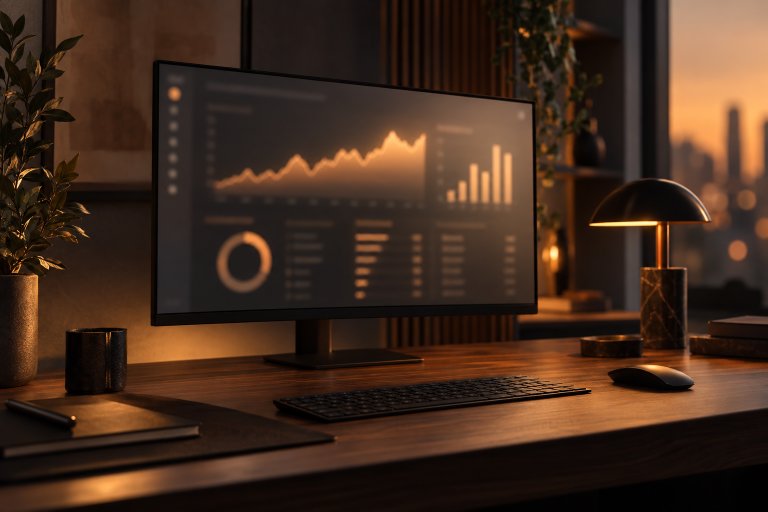
#> input picture products/artwork/pdf/band-dashboard.png, 1536 x 1024 px, given in place of band-dashboard.png.png, which was not available (shown at 1/2 size)
$ python -i build_pdfs.py   (imports and definitions only)
#> lines starting #> are read from the running program, lines starting #| are printed output that depends on the picture; pictures that were not available may be replaced by others from this repository, and a replacement may not be noted
"""Builds the two product PDFs. Run from anywhere: python products/build_pdfs.py"""
import os
from PIL import Image, ImageDraw
from reportlab.lib.pagesizes import letter
from reportlab.lib.units import inch
from reportlab.lib import colors
from reportlab.lib.styles import ParagraphStyle
from reportlab.lib.utils import simpleSplit
from reportlab.pdfbase import pdfmetrics
from reportlab.pdfbase.ttfonts import TTFont
from reportlab.platypus import SimpleDocTemplate, Paragraph, Spacer, Table, TableStyle, PageBreak, KeepTogether, Flowable

R = os.path.dirname(os.path.abspath(__file__))
ART = os.path.join(R, "artwork", "pdf")
# [1 line not run here, left out]
BRAND = "22nd Century Marketing  ·  Roemer AI Solutions"

# ---------- fonts (Avenir Next from the system TTC) ----------
AV = "/System/Library/Fonts/Avenir Next.ttc"
# [7 lines not run here, left out]

# [1 line that did not run here, left out]
# [1 line that did not run here, left out]
# [1 line that did not run here, left out]

def st(name, **kw):
    base = dict(fontName="Av", fontSize=10.5, leading=15.5, textColor=INK, spaceAfter=6)
    base.update(kw); return ParagraphStyle(name, **base)
# [18 lines that did not run here, left out]
def P(t, s="body"): return Paragraph(t, S[s])
def B(items): return [Paragraph(i, S["bullet"], bulletText="•") for i in items]
def hr():
    t = Table([[""]], colWidths=[CW], rowHeights=[1]); t.setStyle(TableStyle([("LINEBELOW", (0, 0), (-1, -1), 0.6, LINE)])); return t

# [45 lines left out: functions tbl, checklist, fillin, callout, mistakes, stats, not called in this run]

# ---------- images ----------
def derive_band(name, h_px=520):
    """Center-crop a 1536x1024 render to a wide band and burn a left-to-right dark gradient so text reads on it."""
#> called with name = 'artwork/pdf/band-dashboard.png', h_px = 520
    out = os.path.join(TMP, f"{name}-band.jpg")
    if os.path.exists(out): return out
    im = Image.open(os.path.join(ART, f"{name}.png")).convert("RGB"); w, h = im.size
#> in derive_band, im is the input picture: PIL image 1536x1024 RGB; mean R, G, B 67.2, 44.1, 29.8
    top = (h - h_px) // 2; im = im.crop((0, top, w, top + h_px))
#> after `im = im.crop((0, top, w, top + h_px))`:
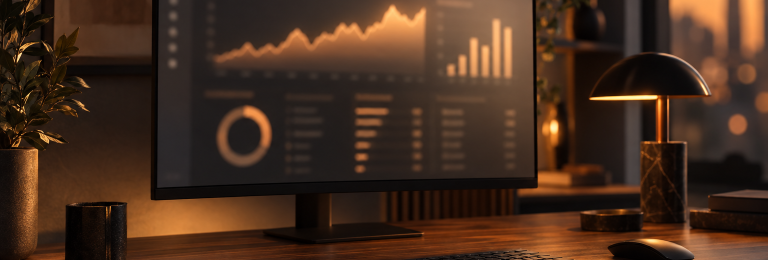
#> im: PIL image 1536x520 RGB (shown at 1/2 size); mean R, G, B 70.6, 45.7, 30.2
    grad = Image.new("L", (w, 1))
    for x in range(w): grad.putpixel((x, 0), int(max(0, 215 - x / w * 300)))
    grad = grad.resize((w, h_px)); dark = Image.new("RGB", (w, h_px), (16, 13, 11)); im = Image.composite(dark, im, grad)
#> after `grad = grad.resize((w, h_px))`:
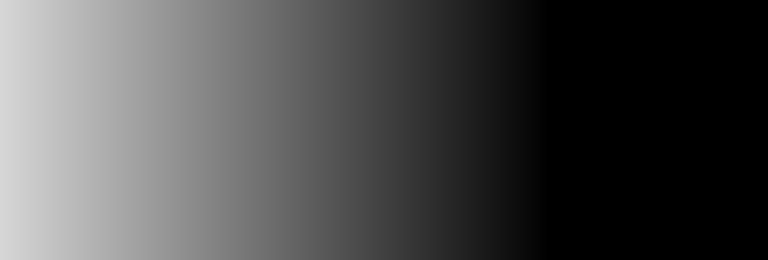
#> grad: PIL image 1536x520 L (shown at 1/2 size); min 0, max 215, mean 76.8
#> after `dark = Image.new('RGB', (w, h_px), (16, 13, 11))`:
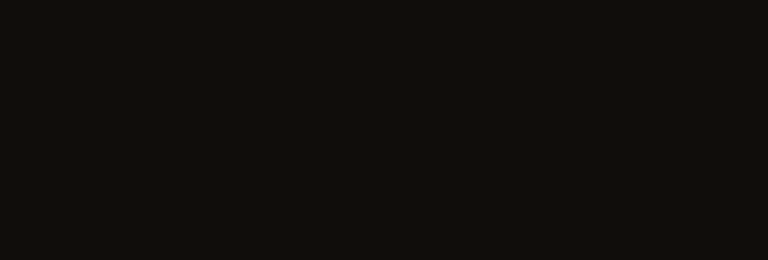
#> dark: PIL image 1536x520 RGB (shown at 1/2 size); mean R, G, B 16, 13, 11
#> after `im = Image.composite(dark, im, grad)`:
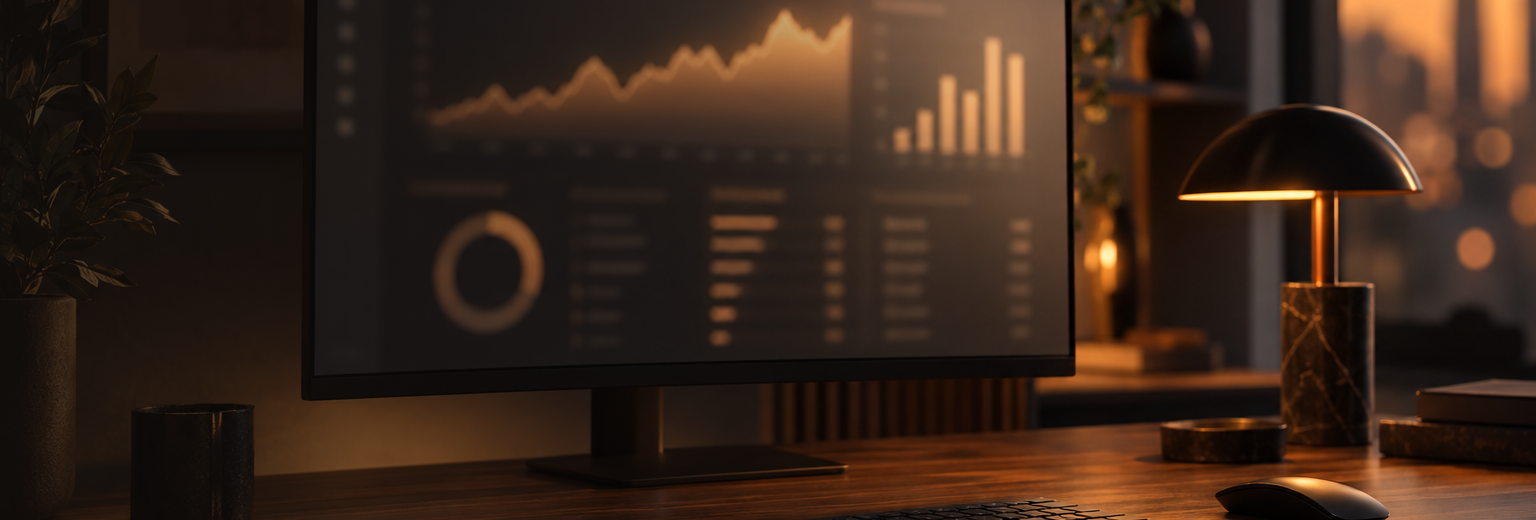
#> im: PIL image 1536x520 RGB; mean R, G, B 56.5, 37.4, 25.7
    im.save(out, quality=86); return out

# [9 lines left out: function derive_cover, not called in this run]

# [10 lines that did not run here, left out]

def section(band, kicker, title): return [Band(derive_band(band), kicker, title), Spacer(1, 10)]

# ---------- page furniture ----------
# [36 lines left out: functions cover_page, footer, back_page, not called in this run]

class BackPage(Flowable):
    def __init__(self, lines): Flowable.__init__(self); self.lines = lines
    def wrap(self, aw, ah): return 0, 0
    def draw(self):
        c = self.canv; ax, ay = c.absolutePosition(0, 0)
        c.saveState(); c.translate(-ax, -ay); back_page(c, None, self.lines); c.restoreState()

# [4 lines left out: function build, not called in this run]

# ---------- content ----------
SALARY = [["Role", "Low", "Medium", "High"], ["Graphic designer", "$55K", "$70K", "$85K"], ["Ad script writer", "$65K", "$83K", "$100K"], ["Copywriter", "$65K", "$80K", "$95K"], ["Video editor", "$65K", "$83K", "$100K"], ["Video producer / videographer", "$75K", "$98K", "$120K"], ["CMO", "$170K", "$250K", "$420K"], ["Media buyer", "$62K", "$83K", "$105K"], ["<b>Total base payroll</b>", "<b>$557K</b>", "<b>$746K</b>", "<b>$1.025M</b>"]]
LOADED = [["Cost level", "Base payroll", "Benefits + employer costs (~43%)", "Total annual cost"], ["Low", "$557,000", "$239,000", "$796,000"], ["Medium", "$746,000", "$320,000", "<b>$1,066,000</b>"], ["High", "$1,025,000", "$439,000", "$1,464,000"]]
KICKOFF_Q = ["When someone becomes a new customer, what are they worth on the first sale?", "Do they come back? Over a year, what's a good customer worth?", "Of that first sale, roughly how much do you keep after direct costs? (gross margin)", "How many new customers a month could you actually handle right now? Where does it break?", "When a lead comes in (form or call), who answers? How fast? What happens at 6 p.m. or on a Saturday?", "Hours, and the area you actually serve?", "What are you offering right now to get someone in the door?", "Have you run ads before? What happened, what did you spend, do you still have the accounts?"]
ACCESS = ["Meta Business Manager, Facebook Page, Instagram, ad account", "Google Ads (or note one must be created)", "Website URL and who controls it", "Logo and brand assets", "Photos and video of the real business, staff, work", "Where the best reviews live"]
BREAKEVEN = [["Gross margin", "Break-even ROAS"], ["25%", "4.0"], ["30%", "3.33"], ["35%", "2.86"], ["40%", "2.5"], ["50%", "2.0"], ["60%", "1.67"], ["70%", "1.43"], ["80%", "1.25"]]
METRICS = [["Metric", "What it is"], ["CPM", "Cost per 1,000 impressions. The price of attention."], ["CTR", "Click-through rate. Whether the ad is compelling."], ["CPC", "Cost per click."], ["CPL", "Cost per lead. Usually your headline number."], ["CVR", "Conversion rate: of those who clicked or saw the form, the share who became a lead."], ["ROAS", "Return on ad spend: revenue divided by spend. 3.0 means $3 back per $1."], ["Hook rate", "3-second video views divided by impressions. ~25% average, 30%+ strong, 40%+ elite, under ~20% the first frame is being scrolled past."], ["Lead", "A person who gave contact info asking to hear from the business. Not a customer."]]
NICHE = [["Niche", "Starter offer", "Meta CPL (2025)", "Google CPC / CPL (2026)", "Usually goes wrong"],
         ["Dentist", "$79 exam + X-rays + cleaning", "~$76.71", "~$8.00 / ~$72.97", "High CPL scares the owner; anchor on lifetime value"],
         ["Med spa", "First Botox visit $9/unit; free consult + $100 credit", "~$51", "~$6.17 / ~$67.36", "Policy flags on skin claims"],
         ["HVAC", "Free estimate + $89 tune-up", "~$41.26", "~$8.33 / ~$90.92", "Seasonal swings; don't over-scale"],
         ["Roofer", "Free inspection + drone report", "~$41.26", "~$8.33 / ~$90.92", "Lead quality; use Higher Intent form"],
         ["Restaurant", "Free appetizer with two entrees", "~$3.16", "~$2.05 / ~$30.57", "Cheap leads not tied to revenue; track redemptions"],
         ["Gym", "7-day trial + free PT session", "~$52.98", "~$6.17-7.17 / ~$54.60-67.36", "Trials that never convert"],
         ["Law firm", "Free case review; no fee unless we win", "~$18.17", "~$9.87 / ~$131.63", "Google is expensive and strict; lean on Meta"],
         ["Real estate", "Free instant home valuation", "~$16.61", "~$3.22 / ~$102.51", "Long time-to-close; set nurture expectations"],
         ["Auto repair", "Free brake inspection; $49 oil change", "track your own", "~$4.35 / ~$29.96", "Low-margin offers need the counter upsell"]]
COPYCHECK = ["Leads with the customer's problem or dream, not the company name", "Follows PAS (Problem, Agitate, Solve) or AIDA: a hook, a reason to care, a clear ask", "Talks about <i>them</i>, not <i>us</i>", "Specific, not vague (\"$79 exam\", \"booked in 48 hours\")", "Has proof: a number, a guarantee, a real review", "The CTA matches what actually happens next", "Nothing that violates platform policy or the brief's hard rules", "Offer in the ad = offer on the instant form = first words of the callback"]
PRELAUNCH = ["Pixel healthy on the dashboard", "Running in the business's own accounts, on their payment method", "Offer in the ad = instant form = callback script", "At least 3-4 distinct creatives approved (several hooks, two formats, image + video)", "Google RSA: full headline coverage, minimal pinning, call + location assets on", "Goal mode: set-budget (move to scale once CPL holds)", "Starting daily budget defensible from customer value and margin", "Review level set: first weeks, see every action before it happens", "Someone ready to call leads back in minutes, with after-hours coverage", "Everything paused; nothing has spent yet"]
SETUP = ["Workspace created (one per brand or client)", "Meta connected: Business Manager, Page, Instagram, ad account", "Google Ads connected", "Brand kit built (logo, colors, assets from kickoff)", "Pixel / tracking healthy on the dashboard", "Payment method is the business's, in the business's accounts", "Slack (or approval channel) connected if you'll use it"]
KICKOFF_PROMPT = """You are the chief marketing officer for a local business that is about to run Meta and Google ads. Before recommending anything, interview me to fill in this kickoff worksheet, a few questions at a time, defining any term the first time you use it:
- customer value on the first sale, and over a year
- gross margin on that first sale
- monthly capacity for new customers, and where it breaks
- who answers a new lead, how fast, and what happens after hours
- hours and service area
- the current offer
- past ad history and account access
Then compute: break-even ROAS (1 divided by gross margin), maximum affordable cost per lead (customer value x close rate x margin, stating the close rate you assumed), and a starting daily budget worked back from value and capacity (floor about $50-$100/day for most local lead gen). Finish with the filled-in worksheet, those three numbers, and a list of what is still missing. Never invent my numbers; ask for ballparks."""

# [8 lines left out: function install_section, not called in this run]

# ---------- FREE KIT ----------
free = []
# [65 lines not run here, left out]

# ---------- PAID TOOLKIT ----------
paid = []
# [73 lines not run here, left out]
PROMPTS = [("1. Kickoff", KICKOFF_PROMPT),
           ("2. Expectations letter", "Write a short expectations note to the owner of [business] before their ads start. Cover: the first 30 days are a testing period and early numbers bounce; what a lead is (contact info, not a customer); speed-to-lead with the MIT and HBR research and a named person calling back within minutes including after-hours; that campaigns run in the business's own ad accounts on their payment method; two separate money buckets (management cost vs ad budget, nobody takes a cut of the ad budget); the starting daily budget and why; and a three-line weekly report on a fixed day. Plain language, under 400 words, end with 'Reply agreed.'"),
           ("3. Offer and brief", "Act as CMO for [business, niche, city]. Customer value $[X], margin [Y]%, capacity [N]/month. Propose three offers using the value equation (dream outcome x perceived likelihood, divided by time delay x effort). Say whether this should be a lead-gen offer or a direct sale and why. Pick the one to launch first. Then write a creative brief with: business, exact offer, who it's for, dream outcome, why us / proof, how fast, the ask, what happens after they respond, and hard rules (service area, things we won't say, compliance words to avoid). Ask me for anything you don't have."),
           ("4. Creative review", "Review these ad creatives as a direct-response CMO. For each one give a verdict, APPROVED or SENT BACK, with one or two sentences against this standard: leads with the customer's problem or dream (not the company name or logo); follows PAS or AIDA; talks about them not us; specific numbers; proof; the CTA matches what happens next; no policy or brief violations; the offer matches the instant form and callback. For anything sent back, rewrite the opening line or first three seconds. Remember Meta is interruption (name the problem first) and Google is intent (match the search). Creatives: [paste]"),
           ("5. Google RSA", "Write a Google responsive search ad for [business, offer, city]. 15 headlines of up to 30 characters covering distinct angles (service, location, offer, proof, call to action, urgency, a question), not fifteen versions of one idea; 4 descriptions of up to 90 characters. Show the character count next to each. Tell me what, if anything, to pin, and remind me to turn on call and location assets."),
           ("6. Launch check", "Walk me through a pre-launch checklist for [business] and don't let me skip an item: pixel healthy; running in the business's own accounts; offer in ad = form = callback; at least 3-4 distinct approved creatives; RSA coverage with minimal pinning and call/location assets; goal mode set-budget; a starting daily budget defensible from customer value $[X] and margin [Y]%; review level for the first weeks; a named person calling leads back within minutes; everything paused. Ask me each item and record my answer."),
           ("7. Read the dashboard", "Here are this week's numbers for [business]: spend $[ ], leads [ ], CPL $[ ], CTR [ ]%, hook rate [ ]%, CPM $[ ], pixel [status]. Customer value $[X], margin [Y]%, close rate [Z]%. Read them like a CMO: pixel first, then CPL against my target CPL (half of value x close rate x margin), creative health (CTR, hook rate), CPM, ROAS against break-even (1 / margin). Compare to WordStream medians for [niche], saying they're directional. Give one verdict: let it run, feed a challenger (which lever, in the order offer, hook, format, headline, audience, small stuff), or stop-work."),
           ("8. Troubleshoot", "Symptom: [high CPM / low CTR / clicks but no leads / junk leads / leads nobody calls / a winner dying / disapprovals / pixel red]. Business: [niche, offer, form type]. Before touching the ads, check the non-ad causes with me: is the pixel healthy, is someone calling leads back within minutes (ask for timestamps), do the ad, instant form, and callback say the same thing. Then diagnose the likely cause and the single next test, using the order offer, angle/hook, format, headline, audience, small stuff. Don't rebuild the campaign."),
           ("9. Weekly report and ROI", "Write my three-line weekly report for [business], week of [date]: 1. Results: [X] leads at $[Y], spend $[Z]. 2. What I did: [ ]. 3. What's next: [ ]. Then, if it's month end, write the one-sentence ROI line: leads x close rate x customer value against spend against break-even (1 / margin), using: [numbers]. If CPL has held at target and the business has capacity, draft the budget-raise ask with the math; if not, say which condition is missing.")]
# [6 lines not run here, left out]

>>> result = derive_band('artwork/pdf/band-dashboard.png')

$ run again, on products/artwork/pdf/band-worksheets.png
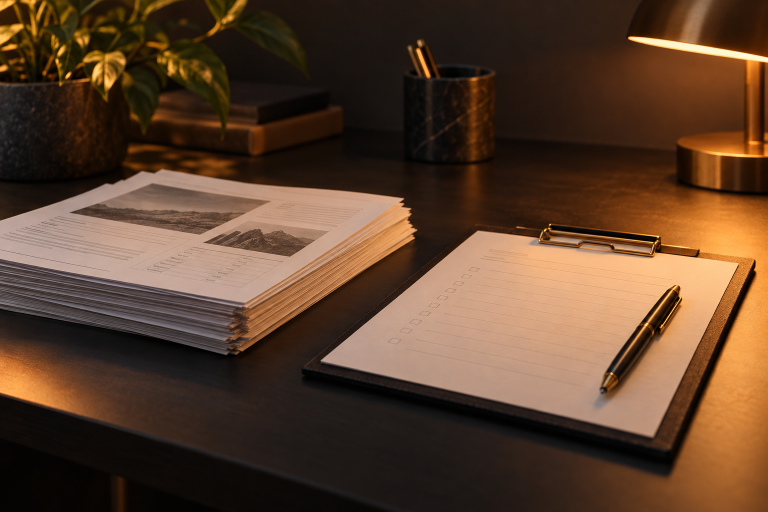
#> input picture products/artwork/pdf/band-worksheets.png, 1536 x 1024 px, given in place of band-worksheets.png.png, which was not available (shown at 1/2 size)
#> in derive_band, im is the input picture: PIL image 1536x1024 RGB; mean R, G, B 91.7, 64.5, 44.5
#> in derive_band, `im = im.crop((0, top, w, top + h_px))`:
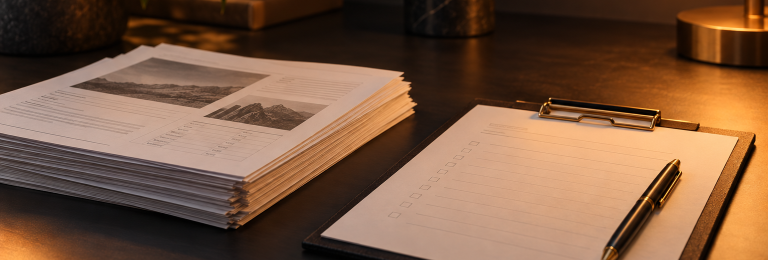
#> im: PIL image 1536x520 RGB (shown at 1/2 size); mean R, G, B 123.9, 89.6, 66
#> in derive_band, `im = Image.composite(dark, im, grad)`:
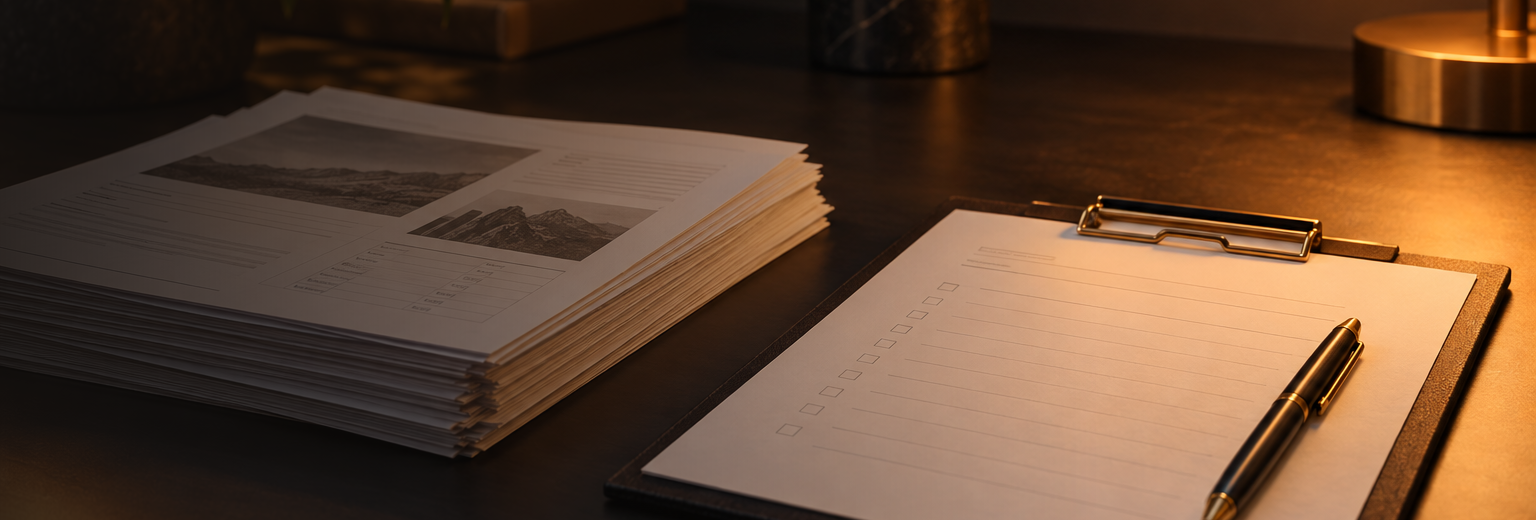
#> im: PIL image 1536x520 RGB; mean R, G, B 98, 69.9, 49.4
